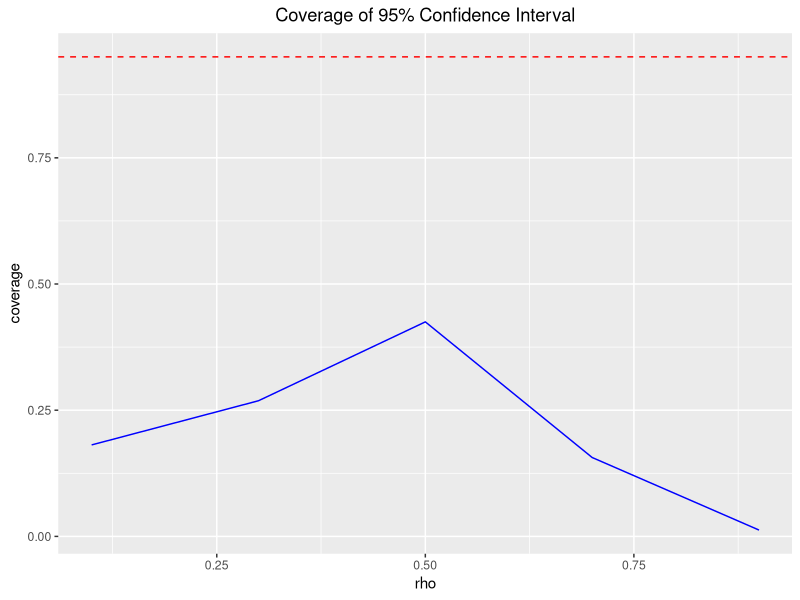
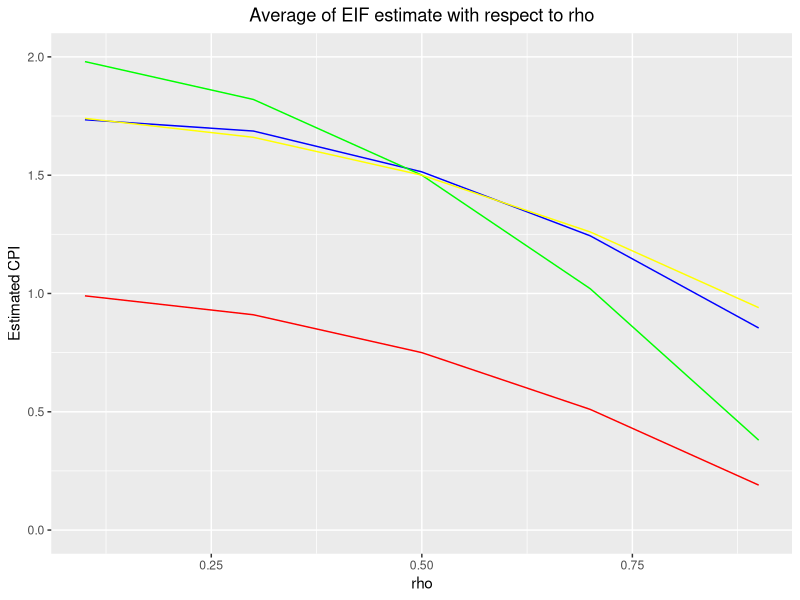
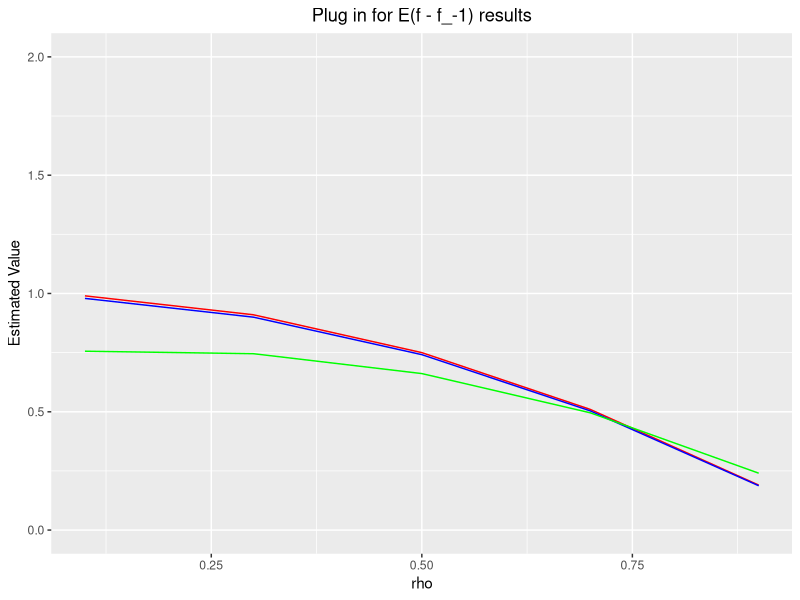

Reproduce these figures in R, in order.
library(ggplot2)
setwd("~/Working/Ning/Giles_Project_1/Code/Lu_Implementation/")

rho_1 = read.table("./sim_160_withforest_1_rho_100N.csv", sep=" ")
rho_1 = data.matrix(rho_1)

rho_3 <- read.table("./sim_160_withforest_3_rho_100N.csv", sep=" ")
rho_3 <- data.matrix(rho_3)

rho_5 <- read.table("./sim_160_withforest_5_rho_100N.csv", sep=" ")
rho_5 <- data.matrix(rho_5)

rho_7 <- read.table("./sim_160_withforest_7_rho_100N.csv", sep=" ")
rho_7 <- data.matrix(rho_7)

rho_9 <- read.table("./sim_160_withforest_9_rho_100N.csv", sep=" ")
rho_9 <- data.matrix(rho_9)


coverage = rowMeans(rbind(rho_1[3, ], rho_3[3, ], rho_5[3, ], rho_7[3, ], rho_9[3, ]))
mean_result = rowMeans(rbind(rho_1[1, ], rho_3[1, ], rho_5[1, ], rho_7[1, ], rho_9[1, ]))
empirical_est = rowMeans(rbind(rho_1[2, ], rho_3[2, ], rho_5[2, ], rho_7[2, ], rho_9[2, ]))
bias_result = mean_result - 2*(1-seq(.1, .9, by = .2)^2)
#plot(x = seq(.1, .9, by = .2), y = coverage)
#lines(x = seq(.1, .9, by = .2), y = coverage)
#plot(x = seq(.1, .9, by = .2), y = bias_result)
#lines(x = seq(.1, .9, by = .2), y = abs(bias_result))

plot_data = data.frame(rho = seq(.1, .9, by = .2), coverage = coverage, 
                       estimate = mean_result, not = 1-seq(.1, .9, by = .2)^2, 
                       twice = 2*(1-seq(.1, .9, by = .2)^2),
                       plus = (1-seq(.1, .9, by = .2)^2)+.75, 
                       ls = c(0.9791275, 0.8998923, 0.7413926, 0.5037403, 0.1872711),
                       forest = c(0.7559513, 0.7454708, 0.6614415, 0.4955970, 0.2403905)) 

coverage_plot = ggplot(data = plot_data, aes(x = rho) )+
  geom_line(aes(x = rho, y = coverage), color = "blue") +
  geom_hline(yintercept = 0.95, linetype = "dashed", color = "red") +
  xlab("rho") +
  ylab("coverage")+ 
  ggtitle("Coverage of 95% Confidence Interval") +
  theme(plot.title = element_text(hjust = 0.5))

estimate_plot = ggplot(data = plot_data, aes(x = rho))+  ylim(0,2)+
  geom_line(aes(x = rho, y = estimate, color = "estimate"), color = "blue") +
  geom_line(aes(x = rho, y = not, color = "1-rho^2"),  color = "red") +
  geom_line(aes(x = rho, y = twice, color = "2-2rho^2"),  color = "green") +
  geom_line(aes(x = rho, y = plus), color = "yellow")+
  xlab("rho") +
  ylab("Estimated CPI")+ 
  ggtitle("Average of EIF estimate with respect to rho") +
  theme(plot.title = element_text(hjust = 0.5)) +
  labs(color = "Legend Title")
   
mean_plot = ggplot(data = plot_data, aes(x = rho))+  ylim(0,2)+ 
  geom_line(aes(x = rho, y = not, color = "1-rho^2"),  color = "red")+
  geom_line(aes(x = rho, y = ls, color = "1-rho^2"),  color = "blue") +
  geom_line(aes(x = rho, y = forest, color = "1-rho^2"),  color = "green") +
  ggtitle("Plug in for E(f - f_-1) results") +
  ylab("Estimated Value")+
  theme(plot.title = element_text(hjust = 0.5))
  
